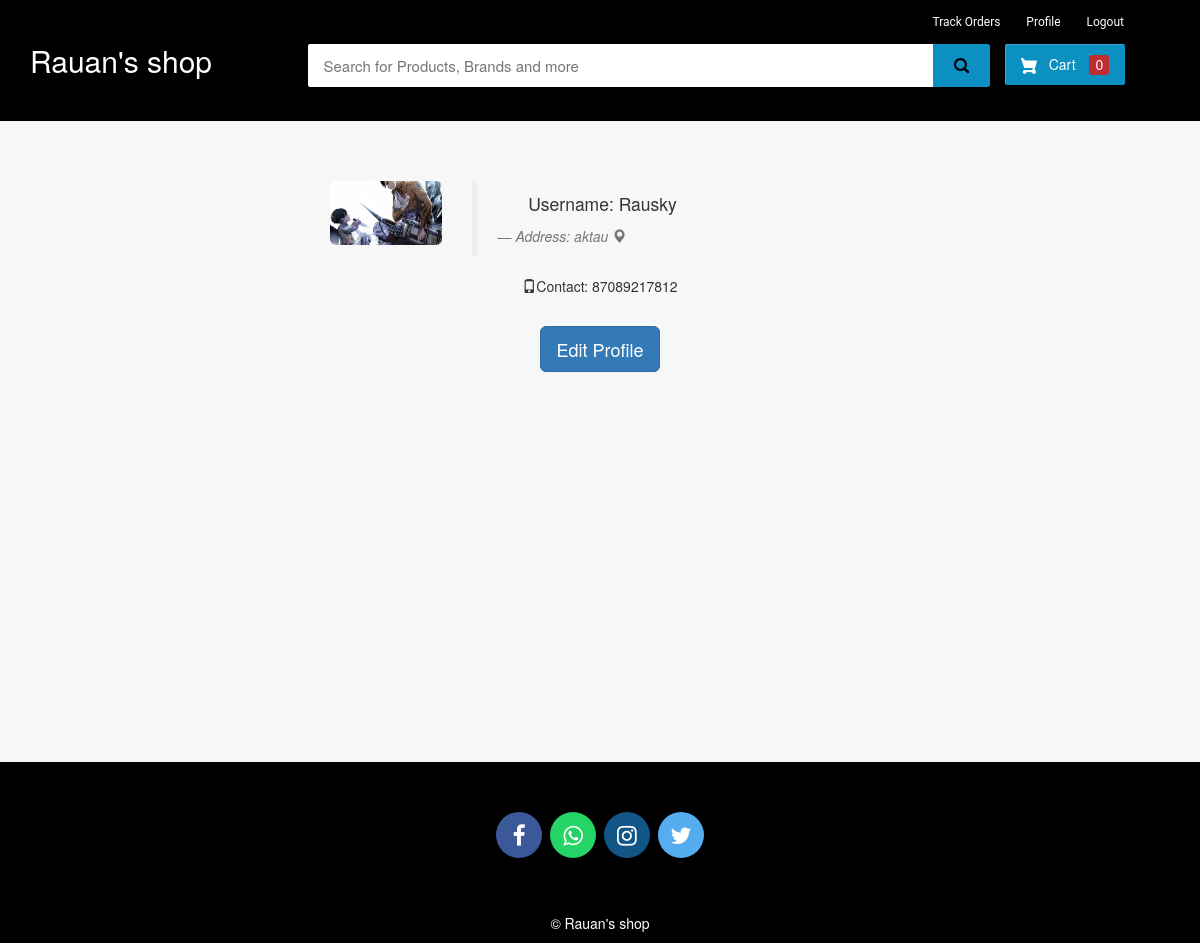
/my-profile (signed in), run on the app's committed database.
### ecom/models.py (models this page shows, shortened)
class Customer(models.Model):
    user=models.OneToOneField(User,on_delete=models.CASCADE)
    profile_pic= models.ImageField(upload_to='profile_pic/CustomerProfilePic/',null=True,blank=True)
    address = models.CharField(max_length=40)
    mobile = models.CharField(max_length=20,null=False)

### ecom/views.py (the view)
# urls.py: path('my-profile', views.my_profile_view,name='my-profile'),
@login_required(login_url='customerlogin')
@user_passes_test(is_customer)
def my_profile_view(request):
    customer=models.Customer.objects.get(user_id=request.user.id)
    return render(request,'ecom/my_profile.html',{'customer':customer})

### ecom/views.py (called while the page is built)
def is_customer(user):
    return user.groups.filter(name='CUSTOMER').exists()

### templates/ecom/my_profile.html (shortened to what this page needs)
{% extends 'ecom/customer_base.html' %}
{% load static %}
{% block content %}
<br><br><br>
<div style="padding-left:300px;" class="container">
        <div class="col-sm-2 col-md-2">
            <img src="{% static customer.profile_pic.url %}"   alt="profile pic" class="img-rounded img-responsive" />
        </div>
        <div class="col-sm-4 col-md-4">
            <blockquote>
                <p>Username: {{request.user}}</p> <small><cite title="Source Title">Address: {{customer.address}}  <i class="glyphicon glyphicon-map-marker"></i></cite></small>
            </blockquote>
            <p><i class="glyphicon glyphicon-phone"></i>Contact: {{customer.mobile}}
            </p>
        </div>
</div>
<br>
<div style="text-align: center;">
  <a href="/edit-profile"><button class="btn btn-primary btn-lg" ><span>Edit Profile </span></button></a>
</div>
<br><br><br><br><br><br>
{% endblock content %}

### templates/ecom/customer_base.html (style rules this page uses)
body { background-color: #f7f7f7; }
p { text-align: center; }

### templates/ecom/my_profile.html (style rules this page uses)
body { background-color:#f7f7f7; }

### data on the page
Customer: profile_pic (picture), address "aktau", mobile "87089217812"

### other printed values
{{ request.user }} "Rausky"
